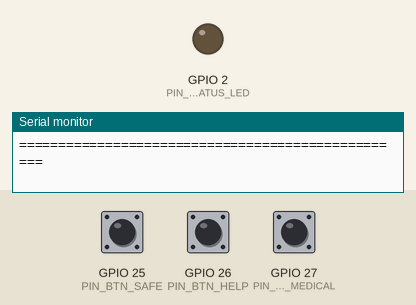
Simulated run of this sketch. Board: ESP32. On the bench: output pins drawn as LEDs (lit = HIGH), the last lines printed to the serial monitor. Dashed ring = blinking. The inputs (shaded band) are chosen by the test bench; at power-on: GPIO 25 (PIN_BTN_SAFE) HIGH, GPIO 26 (PIN_BTN_HELP) HIGH, GPIO 27 (PIN_BTN_MEDICAL) HIGH.

Above: at 2.2 s.
2.3 s: GPIO 25 (PIN_BTN_SAFE) pulled LOW for 0.15 s
At 2.48 s:
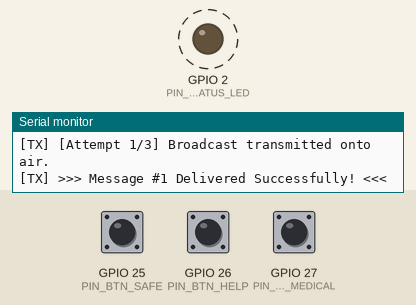
4.1 s: GPIO 26 (PIN_BTN_HELP) pulled LOW for 0.15 s
At 4.9 s:
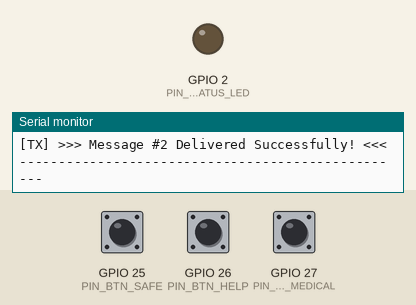
5.7 s: GPIO 27 (PIN_BTN_MEDICAL) pulled LOW for 0.15 s
At 5.88 s:
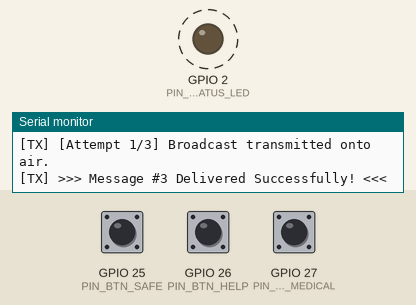
Timing chart, 0 to 8.7 s (numbered marks = the images above; inputs shaded):
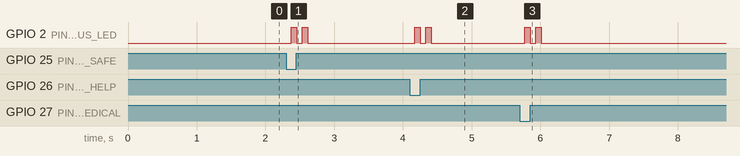

Measured:
- after the input at 2.3 s, GPIO 2 (PIN_STATUS_LED): alternates HIGH for 0.08 s and LOW for 0.08 s, 4 changes in all, then stays LOW, starting after 0.07 s
- after the input at 4.1 s, GPIO 2 (PIN_STATUS_LED): alternates HIGH for 0.08 s and LOW for 0.08 s, 4 changes in all, then stays LOW, starting after 0.07 s
- after the input at 5.7 s, GPIO 2 (PIN_STATUS_LED): alternates HIGH for 0.08 s and LOW for 0.08 s, 4 changes in all, then stays LOW, starting after 0.07 s

The sketch:

SafeSignal_Transmitter.ino
```cpp
/*
 * ======================================================================================
 * Project: SafeSignal – Wireless Emergency Communication System
 * Device:  Transmitter (Device 1)
 * Hardware: ESP32-WROOM-32 (30-pin)
 * ======================================================================================
 * Pin Mapping:
 * - SAFE Button:              GPIO 25  (INPUT_PULLUP -> Button -> GND)
 * - NEED HELP Button:         GPIO 26  (INPUT_PULLUP -> Button -> GND)
 * - MEDICAL EMERGENCY Button: GPIO 27  (INPUT_PULLUP -> Button -> GND)
 * - Status LED (Onboard):     GPIO 2   (Blinks upon transmission / ACK)
 * ======================================================================================
 * Features:
 * - ESP-NOW direct wireless transmission (No router needed)
 * - Software debounce on all push buttons
 * - Phase 3 ACK feedback & automatic retry logic (up to 3 retries)
 * - Broadcast fallback or direct Unicast targeting Receiver MAC
 * ======================================================================================
 */

#include <esp_now.h>
#include <WiFi.h>

// --------------------------------------------------------------------------------------
// 1. PIN DEFINITIONS
// --------------------------------------------------------------------------------------
#define PIN_BTN_SAFE        25
#define PIN_BTN_HELP        26
#define PIN_BTN_MEDICAL     27
#define PIN_STATUS_LED      2   // Built-in blue LED on most ESP32 boards

// --------------------------------------------------------------------------------------
// 2. RECEIVER MAC ADDRESS CONFIGURATION
// --------------------------------------------------------------------------------------
// NOTE:
// To enable peer-to-peer ACK confirmation, run 'Get_MAC_Address.ino' on your Receiver ESP32,
// then paste the 6-byte MAC address below:
// Example: uint8_t receiverAddress[] = {0xC4, 0xDD, 0x57, 0x9E, 0x88, 0x14};
//
// By default, broadcast address {0xFF, 0xFF, 0xFF, 0xFF, 0xFF, 0xFF} will transmit to any
// listening receiver without needing MAC pairing, but does not support MAC-level ACKs.
uint8_t receiverAddress[] = {0xFF, 0xFF, 0xFF, 0xFF, 0xFF, 0xFF};

// --------------------------------------------------------------------------------------
// 3. MESSAGE DATA STRUCTURES
// --------------------------------------------------------------------------------------
enum EmergencyStatus : uint8_t {
  STATUS_NONE = 0,
  STATUS_SAFE = 1,
  STATUS_NEED_HELP = 2,
  STATUS_MEDICAL_EMERGENCY = 3
};

typedef struct struct_message {
  uint32_t messageId;
  EmergencyStatus status;
  char statusText[24];
  uint32_t timestamp;
} struct_message;

struct_message txMessage;
esp_now_peer_info_t peerInfo;

// --------------------------------------------------------------------------------------
// 4. RETRY & TRANSMISSION STATE VARIABLES
// --------------------------------------------------------------------------------------
volatile bool ackReceived = false;
volatile bool transmissionDone = false;
volatile esp_now_send_status_t lastSendStatus = ESP_NOW_SEND_FAIL;

uint32_t messageCounter = 0;
const int MAX_RETRIES = 3;
const unsigned long RETRY_INTERVAL_MS = 150;

// Button debouncing state
const unsigned long DEBOUNCE_DELAY = 50; // milliseconds

struct ButtonState {
  uint8_t pin;
  EmergencyStatus status;
  const char* label;
  int lastReading;
  int stableState;
  unsigned long lastDebounceTime;
};

ButtonState buttons[] = {
  {PIN_BTN_SAFE,    STATUS_SAFE,              "SAFE",              HIGH, HIGH, 0},
  {PIN_BTN_HELP,    STATUS_NEED_HELP,         "NEED HELP",         HIGH, HIGH, 0},
  {PIN_BTN_MEDICAL, STATUS_MEDICAL_EMERGENCY, "MEDICAL EMERGENCY", HIGH, HIGH, 0}
};
const int NUM_BUTTONS = sizeof(buttons) / sizeof(buttons[0]);

// --------------------------------------------------------------------------------------
// 5. ESP-NOW TRANSMIT CALLBACK
// --------------------------------------------------------------------------------------
void OnDataSent(const uint8_t *mac_addr, esp_now_send_status_t status) {
  lastSendStatus = status;
  transmissionDone = true;
  if (status == ESP_NOW_SEND_SUCCESS) {
    ackReceived = true;
  } else {
    ackReceived = false;
  }
}

// --------------------------------------------------------------------------------------
// 6. HELPER: SEND WITH RETRY (PHASE 3)
// --------------------------------------------------------------------------------------
bool sendWithRetry(EmergencyStatus status, const char* label) {
  messageCounter++;
  txMessage.messageId = messageCounter;
  txMessage.status = status;
  strncpy(txMessage.statusText, label, sizeof(txMessage.statusText) - 1);
  txMessage.statusText[sizeof(txMessage.statusText) - 1] = '\0';
  txMessage.timestamp = millis();

  bool isBroadcast = true;
  for (int i = 0; i < 6; i++) {
    if (receiverAddress[i] != 0xFF) {
      isBroadcast = false;
      break;
    }
  }

  Serial.println("\n--------------------------------------------------");
  Serial.printf("[TX] Initiating Transmission #%lu\n", (unsigned long)txMessage.messageId);
  Serial.printf("[TX] Status Payload : %s (Code %d)\n", txMessage.statusText, (int)txMessage.status);
  Serial.printf("[TX] Target Mode    : %s\n", isBroadcast ? "BROADCAST" : "UNICAST (Peer MAC)");

  bool sentSuccess = false;

  for (int attempt = 1; attempt <= MAX_RETRIES; attempt++) {
    transmissionDone = false;
    ackReceived = false;

    // Visual pulse on onboard LED during attempt
    digitalWrite(PIN_STATUS_LED, HIGH);

    esp_err_t result = esp_now_send(receiverAddress, (uint8_t *)&txMessage, sizeof(txMessage));

    if (result != ESP_OK) {
      Serial.printf("[TX] [Attempt %d/%d] Error queuing packet: %d\n", attempt, MAX_RETRIES, result);
    } else {
      // Wait for transmission callback (up to 100ms)
      unsigned long waitStart = millis();
      while (!transmissionDone && (millis() - waitStart < 100)) {
        delay(5);
      }

      if (isBroadcast) {
        // Broadcast does not return receiver ACK; success means packet transmitted over radio
        Serial.printf("[TX] [Attempt %d/%d] Broadcast transmitted onto air.\n", attempt, MAX_RETRIES);
        sentSuccess = true;
        digitalWrite(PIN_STATUS_LED, LOW);
        break;
      } else {
        if (lastSendStatus == ESP_NOW_SEND_SUCCESS) {
          Serial.printf("[TX] [Attempt %d/%d] ACK Confirmed by Receiver!\n", attempt, MAX_RETRIES);
          sentSuccess = true;
          digitalWrite(PIN_STATUS_LED, LOW);
          break;
        } else {
          Serial.printf("[TX] [Attempt %d/%d] No ACK from Receiver (Delivery Failed).\n", attempt, MAX_RETRIES);
        }
      }
    }

    digitalWrite(PIN_STATUS_LED, LOW);

    if (attempt < MAX_RETRIES) {
      Serial.printf("[TX] Retrying in %lu ms...\n", RETRY_INTERVAL_MS);
      delay(RETRY_INTERVAL_MS);
    }
  }

  // Result summary
  if (sentSuccess) {
    Serial.printf("[TX] >>> Message #%lu Delivered Successfully! <<<\n", (unsigned long)txMessage.messageId);
    // Double blink on success
    for (int b = 0; b < 2; b++) {
      digitalWrite(PIN_STATUS_LED, HIGH);
      delay(80);
      digitalWrite(PIN_STATUS_LED, LOW);
      delay(80);
    }
  } else {
    Serial.printf("[TX] [!] WARNING: Delivery FAILED after %d retries.\n", MAX_RETRIES);
    // Long flash on failure
    digitalWrite(PIN_STATUS_LED, HIGH);
    delay(500);
    digitalWrite(PIN_STATUS_LED, LOW);
  }
  Serial.println("--------------------------------------------------");

  return sentSuccess;
}

// --------------------------------------------------------------------------------------
// 7. SETUP
// --------------------------------------------------------------------------------------
void setup() {
  Serial.begin(115200);
  delay(1000);

  Serial.println("\n==================================================");
  Serial.println(" SafeSignal Transmitter - Initializing           ");
  Serial.println("==================================================");

  // Initialize status LED
  pinMode(PIN_STATUS_LED, OUTPUT);
  digitalWrite(PIN_STATUS_LED, LOW);

  // Initialize buttons with internal pull-ups
  for (int i = 0; i < NUM_BUTTONS; i++) {
    pinMode(buttons[i].pin, INPUT_PULLUP);
    buttons[i].lastReading = digitalRead(buttons[i].pin);
    buttons[i].stableState = buttons[i].lastReading;
    Serial.printf("[INIT] Button configured: GPIO %d -> %s\n", buttons[i].pin, buttons[i].label);
  }

  // Set device as Wi-Fi Station
  WiFi.mode(WIFI_STA);
  WiFi.disconnect();

  Serial.print("[INIT] Transmitter MAC Address: ");
  Serial.println(WiFi.macAddress());

  // Init ESP-NOW
  if (esp_now_init() != ESP_OK) {
    Serial.println("[ERROR] Failed to initialize ESP-NOW! Rebooting in 3s...");
    delay(3000);
    ESP.restart();
  }

  // Register send callback to monitor transmission / ACK
  esp_now_register_send_cb(OnDataSent);

  // Register Peer (Receiver)
  memcpy(peerInfo.peer_addr, receiverAddress, 6);
  peerInfo.channel = 0;     // Pick current Wi-Fi channel
  peerInfo.encrypt = false; // Encryption off for basic prototype

  if (esp_now_add_peer(&peerInfo) != ESP_OK) {
    Serial.println("[ERROR] Failed to add ESP-NOW peer!");
    return;
  }

  Serial.println("[INIT] ESP-NOW initialized successfully.");
  Serial.println("[INIT] Ready. Press any emergency button to transmit.");
  Serial.println("==================================================\n");
}

// --------------------------------------------------------------------------------------
// 8. MAIN LOOP
// --------------------------------------------------------------------------------------
void loop() {
  unsigned long currentMillis = millis();

  // Scan all 3 emergency buttons with debounce
  for (int i = 0; i < NUM_BUTTONS; i++) {
    int reading = digitalRead(buttons[i].pin);

    // If reading changed, reset debounce timer
    if (reading != buttons[i].lastReading) {
      buttons[i].lastDebounceTime = currentMillis;
    }

    if ((currentMillis - buttons[i].lastDebounceTime) > DEBOUNCE_DELAY) {
      // If reading has been steady for longer than debounce delay
      if (reading != buttons[i].stableState) {
        buttons[i].stableState = reading;

        // Button is active LOW (pressed down when connected to GND)
        if (buttons[i].stableState == LOW) {
          Serial.printf("\n[EVENT] %s button physically PRESSED on GPIO %d\n",
                        buttons[i].label, buttons[i].pin);
          sendWithRetry(buttons[i].status, buttons[i].label);
        }
      }
    }

    buttons[i].lastReading = reading;
  }
}
```
